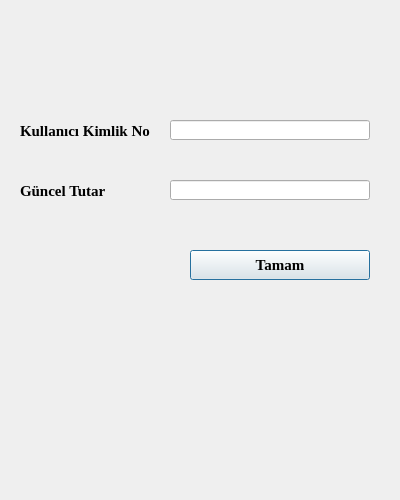
<?xml version="1.0" encoding="UTF-8"?>
<ui version="4.0">
 <class>Dialog</class>
 <widget class="QDialog" name="Dialog">
  <property name="geometry">
   <rect>
    <x>0</x>
    <y>0</y>
    <width>400</width>
    <height>500</height>
   </rect>
  </property>
  <property name="minimumSize">
   <size>
    <width>400</width>
    <height>500</height>
   </size>
  </property>
  <property name="maximumSize">
   <size>
    <width>400</width>
    <height>500</height>
   </size>
  </property>
  <property name="sizeIncrement">
   <size>
    <width>400</width>
    <height>500</height>
   </size>
  </property>
  <property name="windowTitle">
   <string>Hesap Özeti</string>
  </property>
  <widget class="QLabel" name="label_2">
   <property name="geometry">
    <rect>
     <x>20</x>
     <y>180</y>
     <width>91</width>
     <height>21</height>
    </rect>
   </property>
   <property name="font">
    <font>
     <family>Times New Roman</family>
     <pointsize>11</pointsize>
     <weight>75</weight>
     <bold>true</bold>
    </font>
   </property>
   <property name="text">
    <string>Güncel Tutar</string>
   </property>
  </widget>
  <widget class="QLabel" name="label_3">
   <property name="geometry">
    <rect>
     <x>20</x>
     <y>120</y>
     <width>131</width>
     <height>21</height>
    </rect>
   </property>
   <property name="font">
    <font>
     <family>Times New Roman</family>
     <pointsize>11</pointsize>
     <weight>75</weight>
     <bold>true</bold>
    </font>
   </property>
   <property name="text">
    <string>Kullanıcı Kimlik No</string>
   </property>
  </widget>
  <widget class="QPushButton" name="pushButton">
   <property name="geometry">
    <rect>
     <x>190</x>
     <y>250</y>
     <width>180</width>
     <height>30</height>
    </rect>
   </property>
   <property name="font">
    <font>
     <family>Times New Roman</family>
     <pointsize>11</pointsize>
     <weight>75</weight>
     <bold>true</bold>
    </font>
   </property>
   <property name="text">
    <string>Tamam</string>
   </property>
  </widget>
  <widget class="QLineEdit" name="lineEdit">
   <property name="geometry">
    <rect>
     <x>170</x>
     <y>120</y>
     <width>200</width>
     <height>20</height>
    </rect>
   </property>
  </widget>
  <widget class="QLineEdit" name="lineEdit_2">
   <property name="geometry">
    <rect>
     <x>170</x>
     <y>180</y>
     <width>200</width>
     <height>20</height>
    </rect>
   </property>
  </widget>
 </widget>
 <resources/>
 <connections/>
</ui>
